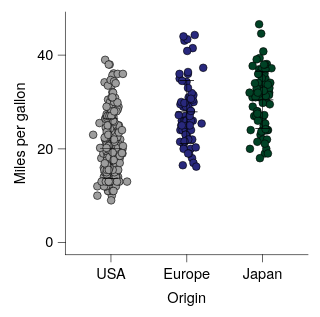

Write a Vega-Lite specification for this figure.
### Vega-Lite specification from a JSON file in a GitHub repository (floating-point values rounded to 4 significant figures; data arrays with more than 128 entries replaced by an {"elided": "..."} marker saying what was removed)
{"background": null, "config": {"arc": {"fill": "#DBDBDB", "fillOpacity": 1.0, "innerRadius": 25.0, "padAngle": 0.03, "stroke": "black", "strokeOpacity": 1, "strokeWidth": 0.25}, "area": {"fill": "#DBDBDB", "fillOpacity": 1.0, "stroke": "black", "strokeOpacity": 1, "strokeWidth": 0.25}, "axis": {"domain": true, "domainCap": "round", "domainColor": "black", "domainWidth": 0.25, "grid": false, "gridCap": "round", "gridColor": "#F1F1F1", "gridDash": [0, 0], "gridOpacity": 1.0, "gridWidth": 0.25, "labelColor": "black", "labelFont": "Helvetica Neue, HelveticaNeue, Helvetica, Arial, sans-serif", "labelFontSize": 6, "labelFontStyle": "normal", "labelFontWeight": 400, "offset": 0, "ticks": true, "tickCap": "round", "tickColor": "black", "tickRound": false, "tickSize": 3.0, "tickWidth": 0.25, "titleColor": "black", "titleFont": "Helvetica Neue, HelveticaNeue, Helvetica, Arial, sans-serif", "titleFontSize": 6, "titleFontStyle": "normal", "titleFontWeight": 400}, "axisX": {"domain": true, "labelAlign": "center", "labelAngle": 0, "labels": true, "ticks": true, "translate": 0}, "axisY": {"domain": true, "labelAlign": "right", "labelAngle": 0, "labels": true, "ticks": true, "translate": 0}, "axisRight": {"domain": true, "labelAlign": "left", "labelAngle": 0, "labels": true, "ticks": true, "translate": 0}, "axisTop": {"domain": true, "labelAlign": "center", "labelAngle": 0, "labels": true, "ticks": true, "translate": 0}, "axisBand": {"tickOffset": 0}, "bar": {"fill": "#DBDBDB", "fillOpacity": 1.0, "stroke": "black", "strokeOpacity": 1, "strokeWidth": 0.25}, "boxplot": {"size": 9.0, "ticks": {"cornerRadius": 0.25, "fill": "black", "opacity": 1, "size": 4.5, "thickness": 0.25}, "box": {"fillOpacity": 1.0, "stroke": "black", "strokeOpacity": 1, "strokeWidth": 0.25}, "median": {"cornerRadius": 0, "fill": "black", "fillOpacity": 1.0, "opacity": 1, "size": 9.0, "thickness": 0.25}, "rule": {"fill": "black", "fillOpacity": 1.0, "size": 10.0, "stroke": "black", "strokeDash": [0, 0], "strokeOpacity": 1, "strokeWidth": 0.25}, "outliers": {"color": "black", "fill": "black", "fillOpacity": 1.0, "size": 0, "stroke": "black", "strokeOpacity": 1, "strokeWidth": 0.25}}, "circle": {"fill": "black", "fillOpacity": 1.0, "size": 1.25, "stroke": null, "strokeOpacity": 1, "strokeWidth": 0.25}, "errorband": {"band": {"fillOpacity": 0.6, "stroke": null, "strokeWidth": 0.25, "strokeOpacity": 1}, "borders": {"opacity": 0, "strokeOpacity": 1, "strokeWidth": 0.25}}, "errorbar": {"opacity": 1, "rule": {"strokeDash": [0, 0], "strokeWidth": 0.25}, "ticks": {"color": "black", "cornerRadius": 0.125, "opacity": 1, "size": 6.0, "thickness": 0.25}, "thickness": 0.25}, "font": "Helvetica Neue, HelveticaNeue, Helvetica, Arial, sans-serif", "geoshape": {"fill": "#DBDBDB", "fillOpacity": 1.0, "stroke": "black", "strokeOpacity": 1, "strokeWidth": 0.25}, "header": {"labelColor": "black", "labelFont": "Helvetica Neue, HelveticaNeue, Helvetica, Arial, sans-serif", "labelFontSize": 6, "labelFontStyle": "normal", "labelFontWeight": 400, "titleColor": "black", "titleFont": "Helvetica Neue, HelveticaNeue, Helvetica, Arial, sans-serif", "titleFontSize": 6, "titleFontStyle": "normal", "titleFontWeight": 400, "titlePadding": 0}, "legend": {"disable": false, "offset": 4.5, "titlePadding": 4, "labelOffset": 2, "gradientLabelOffset": 2, "columnPadding": 4, "rowPadding": 2, "gradientThickness": 5, "gradientOpacity": 1.0, "gradientStrokeColor": "black", "gradientStrokeWidth": 0.25, "labelColor": "black", "labelFont": "Helvetica Neue, HelveticaNeue, Helvetica, Arial, sans-serif", "labelFontSize": 6, "labelFontStyle": "normal", "labelFontWeight": 400, "strokeColor": "black", "strokeWidth": 0, "symbolSize": 36, "symbolStrokeColor": "black", "symbolStrokeWidth": 0.25, "titleColor": "black", "titleFont": "Helvetica Neue, HelveticaNeue, Helvetica, Arial, sans-serif", "titleFontSize": 6, "titleFontStyle": "normal", "titleFontWeight": 400}, "line": {"color": "black", "stroke": "black", "strokeCap": "butt", "strokeDash": [0, 0], "strokeOpacity": 1, "strokeWidth": 0.5}, "point": {"filled": true, "fill": "#DBDBDB", "fillOpacity": 1.0, "size": 5.0, "stroke": "black", "strokeOpacity": 1, "strokeWidth": 0.25}, "range": {"category": ["#9D9D9D", "#28287D", "#004225", "#47266F", "#00605D", "#DBDBDB", "#7983C1", "#6E927B", "#937FB4", "#699A97"], "diverging": {"scheme": ["#4F4265", "#6A5C82", "#85789D", "#A196B7", "#BDB5CE", "#D8D6DD", "#F6F6F6", "#CED8D7", "#9DBFBD", "#75A3A0", "#518683", "#326967", "#164D4B"]}, "heatmap": {"scheme": ["#440154", "#472270", "#433E82", "#38598C", "#2C728E", "#238A8D", "#24A086", "#39B578", "#5DC862", "#96D646", "#CAE02D", "#FDE724"]}, "ordinal": {"scheme": ["#F1F1F1", "#DBDBDB", "#C6C6C6", "#B2B2B2", "#9D9D9D", "#898989", "#767676", "#636363", "#515151", "#404040", "#2F2F2F", "#1F1F1F"]}, "ramp": {"scheme": ["#440154", "#472270", "#433E82", "#38598C", "#2C728E", "#238A8D", "#24A086", "#39B578", "#5DC862", "#96D646", "#CAE02D", "#FDE724"]}}, "rule": {"color": "black", "stroke": "black", "strokeCap": "round", "strokeDash": [2, 2], "strokeOpacity": 1, "strokeWidth": 0.25}, "scale": {"barBandPaddingInner": 0.1, "rectBandPaddingInner": 0, "tickBandPaddingInner": 0.1, "bandPaddingOuter": 0.1, "bandWithNestedOffsetPaddingInner": 0.2, "bandWithNestedOffsetPaddingOuter": 0.2, "offsetBandPaddingInner": 0, "offsetBandPaddingOuter": 0, "continuousPadding": 5.0, "round": false}, "rect": {"fill": "#DBDBDB", "fillOpacity": 1.0, "stroke": "black", "strokeOpacity": 1, "strokeWidth": 0.25}, "square": {"fill": "#DBDBDB", "fillOpacity": 1.0, "size": 10.0, "stroke": "black", "strokeOpacity": 1, "strokeWidth": 0.25}, "text": {"color": "black", "font": "Helvetica Neue, HelveticaNeue, Helvetica, Arial, sans-serif", "fontSize": 6, "fontStyle": "normal", "fontWeight": 400}, "tick": {"color": "black", "cornerRadius": 0.125, "opacity": 1.0, "size": 9.0, "thickness": 0.25}, "title": {"anchor": "middle", "frame": "group", "color": "black", "font": "Helvetica Neue, HelveticaNeue, Helvetica, Arial, sans-serif", "fontSize": 6, "fontStyle": "normal", "fontWeight": 400, "subtitleColor": "black", "subtitleFont": "Helvetica Neue, HelveticaNeue, Helvetica, Arial, sans-serif", "subtitleFontSize": 6, "subtitleFontStyle": "normal", "subtitleFontWeight": 400}, "trail": {"color": "black", "opacity": 1, "size": 0.5}, "view": {"continuousWidth": 100, "continuousHeight": 100, "discreteWidth": 100, "discreteHeight": 100, "fill": null, "stroke": null, "strokeWidth": 0.25}}, "layer": [{"data": {"name": "data-5a85ede2053d4aec77293cfb476ae07b"}, "mark": {"type": "circle", "opacity": 1.0, "size": 10.0, "stroke": "black", "strokeOpacity": 1, "strokeWidth": 0.25}, "encoding": {"color": {"field": "Origin", "legend": null, "scale": {"domain": ["USA", "Europe", "Japan"]}, "sort": ["USA", "Europe", "Japan"], "title": null, "type": "nominal"}, "x": {"axis": {}, "field": "Origin", "scale": {"domain": ["USA", "Europe", "Japan"]}, "sort": ["USA", "Europe", "Japan"], "title": "Origin", "type": "nominal"}, "xOffset": {"field": "jitter_x", "scale": {"domain": [-7.33, 7.33], "range": [5.17, 19.83]}, "type": "quantitative"}, "y": {"field": "Miles_per_Gallon", "title": "Miles per gallon", "type": "quantitative", "scale": {"nice": false}}}}, {"data": {"name": "data-246b549c5f5e5aa127fcea3f51cbe754"}, "mark": {"type": "errorbar"}, "encoding": {"x": {"axis": {}, "field": "Origin", "scale": {"domain": ["USA", "Europe", "Japan"]}, "sort": ["USA", "Europe", "Japan"], "title": "Origin", "type": "nominal"}, "y": {"field": "__mean", "title": "Miles per gallon", "type": "quantitative", "scale": {"nice": false}}, "yError": {"field": "__error"}}}, {"data": {"name": "data-246b549c5f5e5aa127fcea3f51cbe754"}, "mark": {"type": "tick"}, "encoding": {"x": {"axis": {}, "field": "Origin", "scale": {"domain": ["USA", "Europe", "Japan"]}, "sort": ["USA", "Europe", "Japan"], "title": "Origin", "type": "nominal"}, "y": {"field": "__mean", "title": "Miles per gallon", "type": "quantitative", "scale": {"nice": false}}}}], "$schema": "https://vega.github.io/schema/vega-lite/v6.4.1.json", "datasets": {"data-5a85ede2053d4aec77293cfb476ae07b": {"elided": "398 records"}, "data-246b549c5f5e5aa127fcea3f51cbe754": [{"Origin": "USA", "__mean": 20.08, "__error": 6.403, "__dysonsphere__": 1}, {"Origin": "Japan", "__mean": 30.45, "__error": 6.09, "__dysonsphere__": 1}, {"Origin": "Europe", "__mean": 27.89, "__error": 6.724, "__dysonsphere__": 1}]}}
